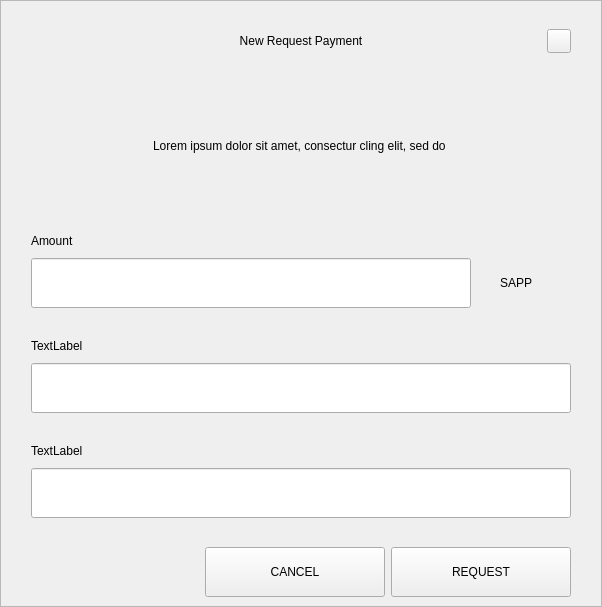
<?xml version="1.0" encoding="UTF-8"?>
<ui version="4.0">
 <class>RequestDialog</class>
 <widget class="QDialog" name="RequestDialog">
  <property name="geometry">
   <rect>
    <x>0</x>
    <y>0</y>
    <width>602</width>
    <height>607</height>
   </rect>
  </property>
  <property name="windowTitle">
   <string>Dialog</string>
  </property>
  <layout class="QVBoxLayout" name="verticalLayout_5">
   <property name="spacing">
    <number>0</number>
   </property>
   <property name="leftMargin">
    <number>0</number>
   </property>
   <property name="topMargin">
    <number>0</number>
   </property>
   <property name="rightMargin">
    <number>0</number>
   </property>
   <property name="bottomMargin">
    <number>0</number>
   </property>
   <item>
    <widget class="QFrame" name="frame">
     <property name="styleSheet">
      <string notr="true"/>
     </property>
     <property name="frameShape">
      <enum>QFrame::StyledPanel</enum>
     </property>
     <property name="frameShadow">
      <enum>QFrame::Raised</enum>
     </property>
     <layout class="QVBoxLayout" name="verticalLayout_4" stretch="1,0,0">
      <property name="spacing">
       <number>0</number>
      </property>
      <property name="leftMargin">
       <number>30</number>
      </property>
      <property name="topMargin">
       <number>20</number>
      </property>
      <property name="rightMargin">
       <number>30</number>
      </property>
      <property name="bottomMargin">
       <number>0</number>
      </property>
      <item>
       <layout class="QHBoxLayout" name="horizontalLayout_3">
        <property name="spacing">
         <number>0</number>
        </property>
        <item>
         <spacer name="horizontalSpacer_21">
          <property name="orientation">
           <enum>Qt::Horizontal</enum>
          </property>
          <property name="sizeHint" stdset="0">
           <size>
            <width>40</width>
            <height>20</height>
           </size>
          </property>
         </spacer>
        </item>
        <item>
         <widget class="QLabel" name="labelTitle">
          <property name="minimumSize">
           <size>
            <width>0</width>
            <height>40</height>
           </size>
          </property>
          <property name="maximumSize">
           <size>
            <width>16777215</width>
            <height>40</height>
           </size>
          </property>
          <property name="styleSheet">
           <string notr="true">padding-left:24px;</string>
          </property>
          <property name="text">
           <string>New Request Payment</string>
          </property>
          <property name="alignment">
           <set>Qt::AlignCenter</set>
          </property>
          <property name="margin">
           <number>7</number>
          </property>
         </widget>
        </item>
        <item>
         <spacer name="horizontalSpacer">
          <property name="orientation">
           <enum>Qt::Horizontal</enum>
          </property>
          <property name="sizeHint" stdset="0">
           <size>
            <width>40</width>
            <height>20</height>
           </size>
          </property>
         </spacer>
        </item>
        <item>
         <widget class="QPushButton" name="btnEsc">
          <property name="minimumSize">
           <size>
            <width>24</width>
            <height>24</height>
           </size>
          </property>
          <property name="maximumSize">
           <size>
            <width>24</width>
            <height>24</height>
           </size>
          </property>
          <property name="focusPolicy">
           <enum>Qt::NoFocus</enum>
          </property>
          <property name="text">
           <string/>
          </property>
         </widget>
        </item>
       </layout>
      </item>
      <item>
       <widget class="QStackedWidget" name="stack">
        <property name="minimumSize">
         <size>
          <width>540</width>
          <height>0</height>
         </size>
        </property>
        <property name="maximumSize">
         <size>
          <width>540</width>
          <height>16777215</height>
         </size>
        </property>
        <property name="currentIndex">
         <number>0</number>
        </property>
        <widget class="QWidget" name="page_1">
         <property name="minimumSize">
          <size>
           <width>540</width>
           <height>0</height>
          </size>
         </property>
         <property name="maximumSize">
          <size>
           <width>540</width>
           <height>16777215</height>
          </size>
         </property>
         <layout class="QVBoxLayout" name="layout1">
          <property name="spacing">
           <number>0</number>
          </property>
          <property name="leftMargin">
           <number>0</number>
          </property>
          <property name="topMargin">
           <number>0</number>
          </property>
          <property name="rightMargin">
           <number>0</number>
          </property>
          <property name="bottomMargin">
           <number>0</number>
          </property>
          <item>
           <spacer name="verticalSpacer_21">
            <property name="orientation">
             <enum>Qt::Vertical</enum>
            </property>
            <property name="sizeType">
             <enum>QSizePolicy::Fixed</enum>
            </property>
            <property name="sizeHint" stdset="0">
             <size>
              <width>20</width>
              <height>30</height>
             </size>
            </property>
           </spacer>
          </item>
          <item alignment="Qt::AlignHCenter">
           <widget class="QLabel" name="labelMessage">
            <property name="minimumSize">
             <size>
              <width>400</width>
              <height>50</height>
             </size>
            </property>
            <property name="text">
             <string>Lorem ipsum dolor sit amet, consectur cling elit, sed do </string>
            </property>
            <property name="alignment">
             <set>Qt::AlignCenter</set>
            </property>
            <property name="wordWrap">
             <bool>true</bool>
            </property>
           </widget>
          </item>
          <item alignment="Qt::AlignBottom">
           <widget class="QWidget" name="containerAmount" native="true">
            <layout class="QVBoxLayout" name="verticalLayout">
             <property name="spacing">
              <number>9</number>
             </property>
             <property name="leftMargin">
              <number>0</number>
             </property>
             <property name="topMargin">
              <number>0</number>
             </property>
             <property name="rightMargin">
              <number>0</number>
             </property>
             <property name="bottomMargin">
              <number>0</number>
             </property>
             <item>
              <widget class="QLabel" name="labelSubtitleAmount">
               <property name="minimumSize">
                <size>
                 <width>350</width>
                 <height>16</height>
                </size>
               </property>
               <property name="maximumSize">
                <size>
                 <width>16777215</width>
                 <height>16</height>
                </size>
               </property>
               <property name="text">
                <string>Amount</string>
               </property>
              </widget>
             </item>
             <item alignment="Qt::AlignTop">
              <widget class="QWidget" name="layoutAmount" native="true">
               <layout class="QHBoxLayout" name="horizontalLayout" stretch="2,0">
                <property name="spacing">
                 <number>0</number>
                </property>
                <property name="leftMargin">
                 <number>0</number>
                </property>
                <property name="topMargin">
                 <number>0</number>
                </property>
                <property name="rightMargin">
                 <number>0</number>
                </property>
                <property name="bottomMargin">
                 <number>0</number>
                </property>
                <item>
                 <widget class="QLineEdit" name="lineEditAmount">
                  <property name="minimumSize">
                   <size>
                    <width>0</width>
                    <height>50</height>
                   </size>
                  </property>
                  <property name="maximumSize">
                   <size>
                    <width>16777215</width>
                    <height>50</height>
                   </size>
                  </property>
                 </widget>
                </item>
                <item>
                 <widget class="QWidget" name="comboContainer" native="true">
                  <property name="minimumSize">
                   <size>
                    <width>100</width>
                    <height>50</height>
                   </size>
                  </property>
                  <property name="maximumSize">
                   <size>
                    <width>16777215</width>
                    <height>50</height>
                   </size>
                  </property>
                  <layout class="QHBoxLayout" name="horizontalLayout_31">
                   <property name="spacing">
                    <number>0</number>
                   </property>
                   <property name="leftMargin">
                    <number>0</number>
                   </property>
                   <property name="topMargin">
                    <number>0</number>
                   </property>
                   <property name="rightMargin">
                    <number>10</number>
                   </property>
                   <property name="bottomMargin">
                    <number>0</number>
                   </property>
                   <item>
                    <widget class="QLabel" name="comboBoxCoin">
                     <property name="text">
                      <string>SAPP</string>
                     </property>
                     <property name="alignment">
                      <set>Qt::AlignCenter</set>
                     </property>
                    </widget>
                   </item>
                  </layout>
                 </widget>
                </item>
               </layout>
              </widget>
             </item>
            </layout>
           </widget>
          </item>
          <item>
           <spacer name="verticalSpacer_31">
            <property name="orientation">
             <enum>Qt::Vertical</enum>
            </property>
            <property name="sizeType">
             <enum>QSizePolicy::Fixed</enum>
            </property>
            <property name="sizeHint" stdset="0">
             <size>
              <width>20</width>
              <height>30</height>
             </size>
            </property>
           </spacer>
          </item>
          <item>
           <layout class="QVBoxLayout" name="verticalLayoutLabel">
            <property name="spacing">
             <number>9</number>
            </property>
            <item>
             <widget class="QLabel" name="labelSubtitleLabel">
              <property name="minimumSize">
               <size>
                <width>0</width>
                <height>16</height>
               </size>
              </property>
              <property name="maximumSize">
               <size>
                <width>16777215</width>
                <height>16</height>
               </size>
              </property>
              <property name="text">
               <string>TextLabel</string>
              </property>
             </widget>
            </item>
            <item>
             <widget class="QLineEdit" name="lineEditLabel">
              <property name="minimumSize">
               <size>
                <width>0</width>
                <height>50</height>
               </size>
              </property>
              <property name="maximumSize">
               <size>
                <width>16777215</width>
                <height>50</height>
               </size>
              </property>
             </widget>
            </item>
           </layout>
          </item>
          <item>
           <spacer name="verticalSpacer_34">
            <property name="orientation">
             <enum>Qt::Vertical</enum>
            </property>
            <property name="sizeType">
             <enum>QSizePolicy::Fixed</enum>
            </property>
            <property name="sizeHint" stdset="0">
             <size>
              <width>20</width>
              <height>30</height>
             </size>
            </property>
           </spacer>
          </item>
          <item>
           <layout class="QVBoxLayout" name="verticalLayoutDescription">
            <property name="spacing">
             <number>9</number>
            </property>
            <item>
             <widget class="QLabel" name="labelSubtitleDescription">
              <property name="minimumSize">
               <size>
                <width>0</width>
                <height>16</height>
               </size>
              </property>
              <property name="maximumSize">
               <size>
                <width>16777215</width>
                <height>16</height>
               </size>
              </property>
              <property name="text">
               <string>TextLabel</string>
              </property>
             </widget>
            </item>
            <item>
             <widget class="QLineEdit" name="lineEditDescription">
              <property name="minimumSize">
               <size>
                <width>0</width>
                <height>50</height>
               </size>
              </property>
              <property name="maximumSize">
               <size>
                <width>16777215</width>
                <height>50</height>
               </size>
              </property>
             </widget>
            </item>
            <item>
             <spacer name="verticalSpacer_4">
              <property name="orientation">
               <enum>Qt::Vertical</enum>
              </property>
              <property name="sizeType">
               <enum>QSizePolicy::Fixed</enum>
              </property>
              <property name="sizeHint" stdset="0">
               <size>
                <width>20</width>
                <height>20</height>
               </size>
              </property>
             </spacer>
            </item>
           </layout>
          </item>
         </layout>
        </widget>
        <widget class="QWidget" name="page_2">
         <layout class="QVBoxLayout" name="layout2">
          <item>
           <spacer name="verticalSpacer_5">
            <property name="orientation">
             <enum>Qt::Vertical</enum>
            </property>
            <property name="sizeType">
             <enum>QSizePolicy::Fixed</enum>
            </property>
            <property name="sizeHint" stdset="0">
             <size>
              <width>20</width>
              <height>50</height>
             </size>
            </property>
           </spacer>
          </item>
          <item alignment="Qt::AlignHCenter">
           <widget class="QLabel" name="labelQrImg">
            <property name="minimumSize">
             <size>
              <width>260</width>
              <height>260</height>
             </size>
            </property>
            <property name="maximumSize">
             <size>
              <width>260</width>
              <height>260</height>
             </size>
            </property>
            <property name="text">
             <string/>
            </property>
            <property name="alignment">
             <set>Qt::AlignCenter</set>
            </property>
           </widget>
          </item>
          <item>
           <spacer name="verticalSpacer_2">
            <property name="orientation">
             <enum>Qt::Vertical</enum>
            </property>
            <property name="sizeType">
             <enum>QSizePolicy::Fixed</enum>
            </property>
            <property name="sizeHint" stdset="0">
             <size>
              <width>20</width>
              <height>30</height>
             </size>
            </property>
           </spacer>
          </item>
          <item alignment="Qt::AlignHCenter">
           <widget class="QLabel" name="labelAddress">
            <property name="text">
             <string>D7VFR83SQbiezrW72hjcWJtcfip5krte2Z </string>
            </property>
           </widget>
          </item>
          <item>
           <spacer name="verticalSpacer_32">
            <property name="orientation">
             <enum>Qt::Vertical</enum>
            </property>
            <property name="sizeType">
             <enum>QSizePolicy::Expanding</enum>
            </property>
            <property name="sizeHint" stdset="0">
             <size>
              <width>20</width>
              <height>20</height>
             </size>
            </property>
           </spacer>
          </item>
          <item>
           <layout class="QHBoxLayout" name="horizontal">
            <property name="leftMargin">
             <number>20</number>
            </property>
            <property name="rightMargin">
             <number>20</number>
            </property>
            <property name="bottomMargin">
             <number>20</number>
            </property>
            <item>
             <spacer name="horizontalSpacer_4">
              <property name="orientation">
               <enum>Qt::Horizontal</enum>
              </property>
              <property name="sizeHint" stdset="0">
               <size>
                <width>40</width>
                <height>20</height>
               </size>
              </property>
             </spacer>
            </item>
            <item>
             <widget class="QPushButton" name="btnCopyAddress">
              <property name="minimumSize">
               <size>
                <width>180</width>
                <height>50</height>
               </size>
              </property>
              <property name="text">
               <string>COPY ADDRESS</string>
              </property>
             </widget>
            </item>
            <item>
             <widget class="QPushButton" name="btnCopyUrl">
              <property name="minimumSize">
               <size>
                <width>180</width>
                <height>50</height>
               </size>
              </property>
              <property name="text">
               <string>COPY URL</string>
              </property>
             </widget>
            </item>
            <item>
             <spacer name="horizontalSpacer_2">
              <property name="orientation">
               <enum>Qt::Horizontal</enum>
              </property>
              <property name="sizeHint" stdset="0">
               <size>
                <width>40</width>
                <height>20</height>
               </size>
              </property>
             </spacer>
            </item>
           </layout>
          </item>
         </layout>
        </widget>
       </widget>
      </item>
      <item>
       <widget class="QWidget" name="buttonsStack" native="true">
        <layout class="QHBoxLayout" name="horizontalLayout_5">
         <property name="leftMargin">
          <number>20</number>
         </property>
         <property name="rightMargin">
          <number>0</number>
         </property>
         <item>
          <spacer name="horizontalSpacer_41">
           <property name="orientation">
            <enum>Qt::Horizontal</enum>
           </property>
           <property name="sizeHint" stdset="0">
            <size>
             <width>40</width>
             <height>20</height>
            </size>
           </property>
          </spacer>
         </item>
         <item>
          <widget class="QPushButton" name="btnCancel">
           <property name="minimumSize">
            <size>
             <width>180</width>
             <height>50</height>
            </size>
           </property>
           <property name="focusPolicy">
            <enum>Qt::NoFocus</enum>
           </property>
           <property name="text">
            <string>CANCEL</string>
           </property>
          </widget>
         </item>
         <item>
          <widget class="QPushButton" name="btnSave">
           <property name="minimumSize">
            <size>
             <width>180</width>
             <height>50</height>
            </size>
           </property>
           <property name="focusPolicy">
            <enum>Qt::NoFocus</enum>
           </property>
           <property name="text">
            <string>REQUEST</string>
           </property>
          </widget>
         </item>
        </layout>
       </widget>
      </item>
     </layout>
    </widget>
   </item>
  </layout>
 </widget>
 <resources/>
 <connections/>
</ui>
